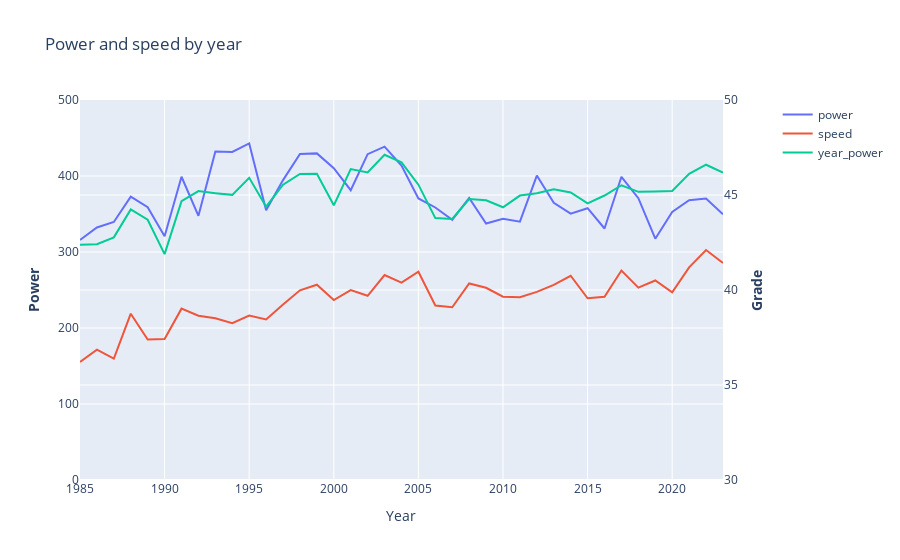

Notebook source saved alongside this figure:
### Code cell
# Power to speed

# avg_grades =  df.groupby("year").stage_vertical_meters.sum() / (df.groupby("year").stage_distance.sum()*1000) 
avg_speed = ((df.groupby("year").stage_distance.sum()*1000) / df.groupby("year").gc_stage_time.sum()) * 3.6

import plotly.graph_objects as go
from plotly.subplots import make_subplots

# Create figure with secondary y-axis
fig = make_subplots(specs=[[{"secondary_y": True}]])

# Add traces
fig.add_trace(
    go.Scatter(x=df.year.unique(), y=df.groupby("year").power.mean(), name="power"),
    secondary_y=False,
)

fig.add_trace(
    go.Scatter(x=df.year.unique(), y=avg_speed, name="speed"),
    secondary_y=True,
)

fig.add_trace(
    go.Scatter(x=df.year.unique(), y=year_power, name="year_power")
)

# Add figure title
fig.update_layout(
    title_text="Power and speed by year"
)

# Set x-axis title
fig.update_xaxes(title_text="Year")

# Set y-axes titles
fig.update_yaxes(title_text="<b>Power</b>", secondary_y=False)
fig.update_yaxes(title_text="<b>Grade</b>", secondary_y=True)
fig.update_yaxes(range = [0,500])
fig.update_yaxes(range = [30,50], secondary_y=True)

fig.show()

### Figure 1 — Plotly figure (JSON) as saved in the notebook; plotly's stock layout.template omitted (floating-point values rounded to 4 significant figures)
{"data": [{"name": "power", "type": "scatter", "x": [1985, 1986, 1987, 1988, 1989, 1990, 1991, 1992, 1993, 1994, 1995, 1996, 1997, 1998, 1999, 2000, 2001, 2002, 2003, 2004, 2005, 2006, 2007, 2008, 2009, 2010, 2011, 2012, 2013, 2014, 2015, 2016, 2017, 2018, 2019, 2020, 2021, 2022, 2023], "xaxis": "x", "y": [315.8, 332.3, 339.5, 372.9, 359.0, 320.7, 399.0, 347.6, 432.1, 431.7, 442.8, 354.8, 394.6, 428.9, 429.8, 410.3, 381.3, 428.7, 438.6, 413.8, 370.5, 358.6, 342.2, 371.1, 337.5, 343.7, 340.0, 400.6, 364.8, 350.4, 357.7, 330.9, 399.0, 370.8, 317.5, 352.7, 368.1, 370.3, 349.5], "yaxis": "y"}, {"name": "speed", "type": "scatter", "x": [1985, 1986, 1987, 1988, 1989, 1990, 1991, 1992, 1993, 1994, 1995, 1996, 1997, 1998, 1999, 2000, 2001, 2002, 2003, 2004, 2005, 2006, 2007, 2008, 2009, 2010, 2011, 2012, 2013, 2014, 2015, 2016, 2017, 2018, 2019, 2020, 2021, 2022, 2023], "xaxis": "x", "y": [36.21, 36.86, 36.39, 38.75, 37.4, 37.42, 39.02, 38.65, 38.51, 38.25, 38.65, 38.45, 39.24, 39.98, 40.28, 39.47, 40.0, 39.7, 40.79, 40.39, 40.96, 39.19, 39.09, 40.35, 40.12, 39.65, 39.62, 39.9, 40.27, 40.75, 39.56, 39.64, 41.02, 40.13, 40.5, 39.88, 41.19, 42.11, 41.42], "yaxis": "y2"}, {"name": "year_power", "type": "scatter", "x": [1985, 1986, 1987, 1988, 1989, 1990, 1991, 1992, 1993, 1994, 1995, 1996, 1997, 1998, 1999, 2000, 2001, 2002, 2003, 2004, 2005, 2006, 2007, 2008, 2009, 2010, 2011, 2012, 2013, 2014, 2015, 2016, 2017, 2018, 2019, 2020, 2021, 2022, 2023], "y": [309.7, 310.3, 319.3, 356.1, 342.5, 297.3, 366.8, 380.1, 377.4, 375.2, 397.7, 359.6, 388.6, 402.7, 402.9, 361.4, 409.1, 404.6, 427.9, 418.1, 388.6, 344.6, 343.4, 369.7, 368.0, 358.9, 374.3, 377.2, 382.5, 378.4, 364.0, 374.3, 387.8, 379.1, 379.7, 380.3, 402.9, 414.8, 404.5]}], "layout": {"title": {"text": "Power and speed by year"}, "xaxis": {"anchor": "y", "domain": [0, 0.94], "title": {"text": "Year"}}, "yaxis": {"anchor": "x", "domain": [0, 1], "range": [0, 500], "title": {"text": "<b>Power</b>"}}, "yaxis2": {"anchor": "x", "overlaying": "y", "range": [30, 50], "side": "right", "title": {"text": "<b>Grade</b>"}}}}
